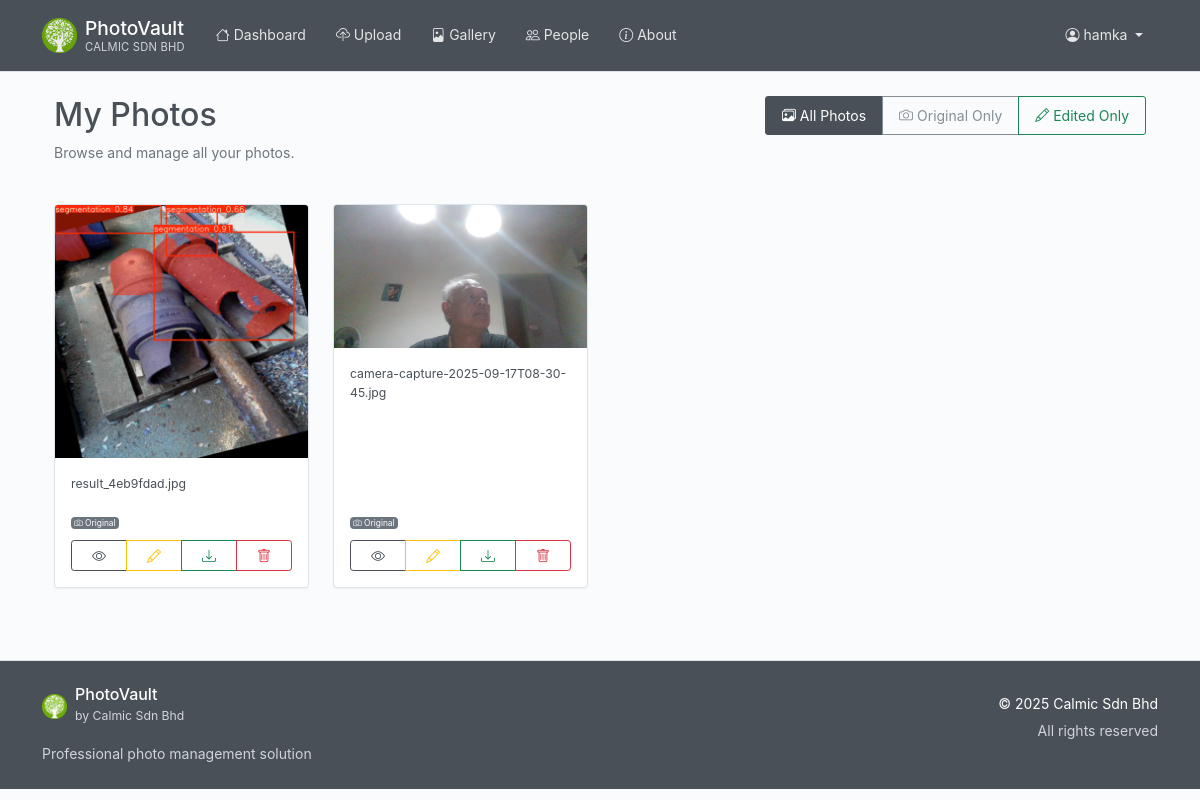
The page /photos (signed in) on the database its author committed.
### photovault/models/__init__.py (models this page shows, shortened)
class User(UserMixin, db.Model):
    id = db.Column(db.Integer, primary_key=True)
    username = db.Column(db.String(80), unique=True, nullable=False)
    email = db.Column(db.String(120), unique=True, nullable=False)
    password_hash = db.Column(db.String(255), nullable=False)
    created_at = db.Column(db.DateTime, default=datetime.utcnow)
    is_active = db.Column(db.Boolean, default=True)
    is_admin = db.Column(db.Boolean, default=False, nullable=False)
    is_superuser = db.Column(db.Boolean, default=False, nullable=False)
    photos = db.relationship('Photo', backref='user', lazy=True, cascade='all, delete-orphan')
    albums = db.relationship('Album', backref='user', lazy=True, cascade='all, delete-orphan')
    people = db.relationship('Person', backref='user', lazy=True, cascade='all, delete-orphan')

class Photo(db.Model):
    id = db.Column(db.Integer, primary_key=True)
    filename = db.Column(db.String(255), nullable=False)
    original_name = db.Column(db.String(255), nullable=False)
    file_path = db.Column(db.String(500), nullable=False)
    thumbnail_path = db.Column(db.String(500))
    file_size = db.Column(db.Integer)
    width = db.Column(db.Integer)
    height = db.Column(db.Integer)
    mime_type = db.Column(db.String(100))
    upload_source = db.Column(db.String(50), default='file')  # 'file' or 'camera'
    created_at = db.Column(db.DateTime, default=datetime.utcnow)
    updated_at = db.Column(db.DateTime, default=datetime.utcnow, onupdate=datetime.utcnow)
    user_id = db.Column(db.Integer, db.ForeignKey('user.id'), nullable=False)
    album_id = db.Column(db.Integer, db.ForeignKey('album.id'), nullable=True)
    photo_date = db.Column(db.Date)           # Best guess at actual photo date
    date_text = db.Column(db.String(100))     # Text like "Summer 1987", "Christmas 1985"
    date_circa = db.Column(db.Boolean, nullable=False, default=False)  # True if date is approximate
    location_text = db.Column(db.String(200))  # "Grandma's house", "School playground"
    occasion = db.Column(db.String(200))       # "Wedding day", "Birthday party"
    condition = db.Column(db.String(50))       # "Excellent", "Faded", "Torn", "Stained"
    photo_source = db.Column(db.String(100))   # "Family album", "Shoebox", "Frame"
    back_text = db.Column(db.Text)             # Text written on back of photo
    needs_restoration = db.Column(db.Boolean, nullable=False, default=False)
    auto_enhanced = db.Column(db.Boolean, nullable=False, default=False)
    processing_notes = db.Column(db.Text)
    edited_filename = db.Column(db.String(255))  # Stores the filename of the edited image
    paired_photo_id = db.Column(db.Integer, db.ForeignKey('photo.id'))
    is_back_side = db.Column(db.Boolean, nullable=False, default=False)
    people = db.relationship('Person', secondary='photo_people', lazy='subquery',
                           backref=db.backref('photos', lazy=True, overlaps="photo_people_records"),
                           overlaps="photo_people_records")
    photo_people_records = db.relationship('PhotoPerson', back_populates='photo', overlaps="people,photos")

### photovault/routes/gallery.py (the view)
@gallery_bp.route('/photos')
@login_required
def photos():
    try:
        from photovault.models import Photo
        page = request.args.get('page', 1, type=int)
        photos = Photo.query.filter_by(user_id=current_user.id)\
                          .order_by(Photo.created_at.desc())\
                          .paginate(page=page, per_page=20, error_out=False)
    except Exception as e:
        photos = None
        flash('Photo database not ready yet.', 'info')
    return render_template('gallery/photos.html', photos=photos, current_filter='all')

### photovault/templates/gallery/photos.html (shortened to what this page needs)
{% extends "base.html" %}
{% block content %}
<div class="container mt-4">
    <div class="row mb-4">
        <div class="col">
            <h2>My Photos</h2>
            <p class="text-muted">Browse and manage all your photos.</p>
        </div>
        <div class="col-auto">
            <div class="btn-group" role="group">
                <a href="{{ url_for('gallery.photos') }}?filter=all"
                   class="btn {{ 'btn-primary' if current_filter == 'all' else 'btn-outline-primary' }}">
                    <i class="bi bi-images"></i> All Photos
                </a>
                <a href="{{ url_for('gallery.originals') }}" class="btn btn-outline-secondary">
                    <i class="bi bi-camera"></i> Original Only
                </a>
                <a href="{{ url_for('gallery.edited') }}" class="btn btn-outline-success">
                    <i class="bi bi-pencil"></i> Edited Only
                </a>
            </div>
        </div>
    </div>
    {% if photos and photos.items %}
    <div class="row" id="photoGrid">
        {% for photo in photos.items %}
        <div class="col-md-3 mb-4">
            <div class="card h-100">
                {% if photo.edited_filename %}
                    <img src="{{ url_for('static', filename='uploads/' + photo.user_id|string + '/' + photo.edited_filename) }}"
                         class="card-img-top"
                         alt="{{ photo.original_name }} (Edited)">
                {% else %}
                    <img src="{{ url_for('static', filename='uploads/' + photo.user_id|string + '/' + photo.filename) }}"
                         class="card-img-top"
                         alt="{{ photo.original_name }}">
                {% endif %}
                <div class="card-body d-flex flex-column">
                    <p class="card-text small flex-grow-1">{{ photo.original_name }}</p>
                    <div class="mb-2">
                        {% if photo.edited_filename %}
                        <span class="badge bg-success">
                            <i class="bi bi-pencil"></i> Edited
                        </span>
                        {% else %}
                        <span class="badge bg-secondary">
                            <i class="bi bi-camera"></i> Original
                        </span>
                        {% endif %}
                    </div>
                    <div class="btn-group btn-group-sm" role="group">
                        <a href="{{ url_for('gallery.view_photo', photo_id=photo.id) }}" class="btn btn-outline-primary" title="View photo details">
                            <i class="bi bi-eye"></i>
                        </a>
                        <a href="{{ url_for('main.editor', photo_id=photo.id) }}" class="btn btn-outline-warning" title="Edit photo">
                            <i class="bi bi-pencil"></i>
                        </a>
                        {% if photo.edited_filename %}
                        <a href="{{ url_for('static', filename='uploads/' + photo.user_id|string + '/' + photo.edited_filename) }}"
                           download="{{ photo.original_name }}_edited"
                           class="btn btn-outline-success"
                           title="Download edited version">
                            <i class="bi bi-download"></i>
                        </a>
                        {% else %}
                        <a href="{{ url_for('static', filename='uploads/' + photo.user_id|string + '/' + photo.filename) }}"
                           download="{{ photo.original_name }}"
                           class="btn btn-outline-success"
                           title="Download original">
                            <i class="bi bi-download"></i>
                        </a>
                        {% endif %}
                        <button class="btn btn-outline-danger" onclick="deletePhoto({{ photo.id }})" title="Delete photo">
                            <i class="bi bi-trash"></i>
                        </button>
                    </div>
                </div>
            </div>
        </div>
        {% endfor %}
    </div>
    {% endif %}
</div>
{% endblock %}

### photovault/templates/base.html (shortened to what this page needs)
<!DOCTYPE html>
<html lang="en">
<head>
    <link href="https://cdn.jsdelivr.net/npm/bootstrap@5.1.3/dist/css/bootstrap.min.css" rel="stylesheet"
>
    <link rel="stylesheet" href="https://cdn.jsdelivr.net/npm/bootstrap-icons@1.11.3/font/bootstrap-icons.css">
    <link rel="stylesheet" href="{{ url_for('static', filename='css/style.css') }}">
</head>
<body>
    <nav class="navbar navbar-expand-lg navbar-dark" role="navigation" aria-label="Main navigation">
        <div class="container">
            <a class="navbar-brand d-flex align-items-center" href="{{ url_for('main.index') }}" aria-label="PhotoVault Home">
                <div class="logo-container me-2 d-flex align-items-center">
                    <img src="{{ url_for('static', filename='img/calmic-logo.png') }}"
                         alt="Calmic Logo"
                         height="35"
                         class="logo-img"
                         onload="this.parentNode.querySelector('.logo-fallback').style.display='none';"
                         onerror="this.style.display='none'; this.parentNode.querySelector('.logo-fallback').style.display='flex';">
                </div>
                <div class="brand-text">
                    <div class="brand-name">{{ app_title if app_title else 'PhotoVault' }}</div>
                    <div class="company-name">{{ company_info.name if company_info else 'Calmic Sdn Bhd' }}</div>
                </div>
            </a>
            <div class="collapse navbar-collapse" id="navbarNav">
                {% if current_user.is_authenticated %}
                <div class="navbar-nav me-auto">
                    <a class="nav-link {{ 'active' if request.endpoint == 'main.dashboard' }}"
                       href="{{ url_for('main.dashboard') }}" aria-current="{% if request.endpoint == 'main.dashboard' %}page{% endif %}">
                        <i class="bi bi-house" aria-hidden="true"></i> Dashboard
                    </a>
                    <a class="nav-link {{ 'active' if request.endpoint == 'photo.upload_photo' }}"
                       href="/upload" aria-current="{% if request.endpoint == 'photo.upload_photo' %}page{% endif %}">
                        <i class="bi bi-cloud-upload" aria-hidden="true"></i> Upload
                    </a>
                    <a class="nav-link"
                       href="/gallery" aria-current="page">
                        <i class="bi bi-file-image" aria-hidden="true"></i> Gallery
                    </a>
                    <a class="nav-link {{ 'active' if request.endpoint == 'main.people' }}"
                       href="{{ url_for('main.people') }}" aria-current="{% if request.endpoint == 'main.people' %}page{% endif %}">
                        <i class="bi bi-people" aria-hidden="true"></i> People
                    </a>
                    <a class="nav-link {{ 'active' if request.endpoint == 'main.about' }}"
                       href="{{ url_for('main.about') }}" aria-current="{% if request.endpoint == 'main.about' %}page{% endif %}">
                        <i class="bi bi-info-circle" aria-hidden="true"></i> About
                    </a>
                </div>
                <div class="navbar-nav ms-auto">
                    <div class="nav-item dropdown">
                        <a class="nav-link dropdown-toggle" href="#" id="userDropdown" role="button"
                           data-bs-toggle="dropdown" aria-expanded="false" aria-label="User menu for {{ current_user.username }}">
                            <i class="bi bi-person-circle" aria-hidden="true"></i>
                            <span class="d-none d-sm-inline">{{ current_user.username }}</span>
                        </a>
                    </div>
                </div>
                {% endif %}
            </div>
        </div>
    </nav>
    <main class="container my-4" id="main-content" role="main">
        {% block content %}{% endblock %}
    </main>
    <footer class="py-4 mt-5" role="contentinfo">
        <div class="container">
            <div class="row">
                <div class="col-md-6 mb-3 mb-md-0">
                    <div class="d-flex align-items-center mb-3">
                        <div class="footer-logo-container me-2 d-flex align-items-center">
                            <img src="{{ url_for('static', filename='img/calmic-logo.png') }}"
                                 alt="Calmic Logo"
                                 height="25"
                                 class="footer-logo-img"
                                 onload="this.parentNode.querySelector('.footer-logo-fallback').style.display='none';"
                                 onerror="this.style.display='none'; this.parentNode.querySelector('.footer-logo-fallback').style.display='flex';">
                        </div>
                        <div>
                            <h6 class="mb-0">{{ app_title if app_title else 'PhotoVault' }}</h6>
                            <small class="text-muted">by {{ company_info.name if company_info else 'Calmic Sdn Bhd' }}</small>
                        </div>
                    </div>
                    <p class="text-muted mb-0">Professional photo management solution</p>
                </div>
                <div class="col-md-6 text-md-end">
                    <p class="mb-1">{{ company_copyright if company_copyright else '© 2025 Calmic Sdn Bhd' }}</p>
                    <p class="text-muted mb-0">All rights reserved</p>
                </div>
            </div>
        </div>
    </footer>
</body>
</html>

### photovault/static/css/style.css (style rules this page uses)
body { font-family: -apple-system, BlinkMacSystemFont, 'Segoe UI', Roboto, 'Helvetica Neue', Arial, sans-serif; font-size: 14px; line-height: 1.6; color: #495057; background-color: #fafbfc; font-weight: 400; }
:root { --primary-color: #495057; --secondary-color: #868e96; --success-color: #51a351; --info-color: #5bc0de; --warning-color: #f0ad4e; --danger-color: #d9534f; --light-bg: #fafbfc; --lighter-bg: #ffffff; --border-color: #e1e5e9; --text-muted: #6c757d; --text-dark: #495057; }
.navbar-brand { font-weight: 500; font-size: 1.2rem; padding: 0.5rem 0; color: #ffffff !important; }
.navbar-brand img { border-radius: 2px; opacity: 0.9; }
.brand-text { line-height: 1.3; }
.brand-name { font-size: 1.2rem; font-weight: 500; color: #ffffff; margin-bottom: -1px; }
.company-name { font-size: 0.7rem; color: #ced4da; font-weight: 400; text-transform: uppercase; letter-spacing: 0.2px; }
.navbar-dark { background-color: var(--primary-color) !important; border-bottom: 1px solid #dee2e6; box-shadow: none; }
.navbar-dark .navbar-nav .nav-link { color: rgba(255,255,255,0.85) !important; font-weight: 400; padding: 0.5rem 0.875rem; border-radius: 3px; margin: 0 1px; transition: all 0.15s ease; }
.badge { font-size: 0.6em; font-weight: 400; padding: 0.25em 0.4em; }
.card { border: 1px solid var(--border-color); border-radius: 4px; box-shadow: 0 1px 2px rgba(0,0,0,0.05); transition: box-shadow 0.15s ease; background-color: var(--lighter-bg); }
.btn { border-radius: 3px; font-weight: 400; font-size: 0.875rem; padding: 0.5rem 1rem; transition: all 0.15s ease; border-width: 1px; }
.btn-primary { background-color: var(--primary-color); border-color: var(--primary-color); color: #ffffff; }
.btn-outline-primary { color: var(--primary-color); border-color: var(--primary-color); }
.btn-outline-secondary { color: var(--secondary-color); border-color: var(--secondary-color); }
footer { background-color: var(--primary-color); color: #ffffff; border-top: 1px solid #dee2e6; }
footer .text-muted { color: #ced4da !important; }
.text-muted { color: var(--text-muted) !important; }
.bg-secondary, .bg-secondary * { color: #ffffff !important; }
.card { background-color: #ffffff !important; color: #495057 !important; }
.card-body { color: inherit !important; }

### rows shown on the page
User: username "hamka"
Photo: user+filename (picture), original_name "result_4eb9fdad.jpg", shows "Original"
Photo: user+filename (picture), original_name "camera-capture-2025-09-17T08-30-45.jpg", shows "Original"

### other values the page prints
{{ app_title if app_title else 'PhotoVault' }} "PhotoVault"
{{ company_info.name if company_info else 'Calmic Sdn Bhd' }} "CALMIC SDN BHD"
{{ company_info.name if company_info else 'Calmic Sdn Bhd' }} "Calmic Sdn Bhd"
{{ company_copyright if company_copyright else '© 2025 Calmic Sdn Bhd' }} "© 2025 Calmic Sdn Bhd"
